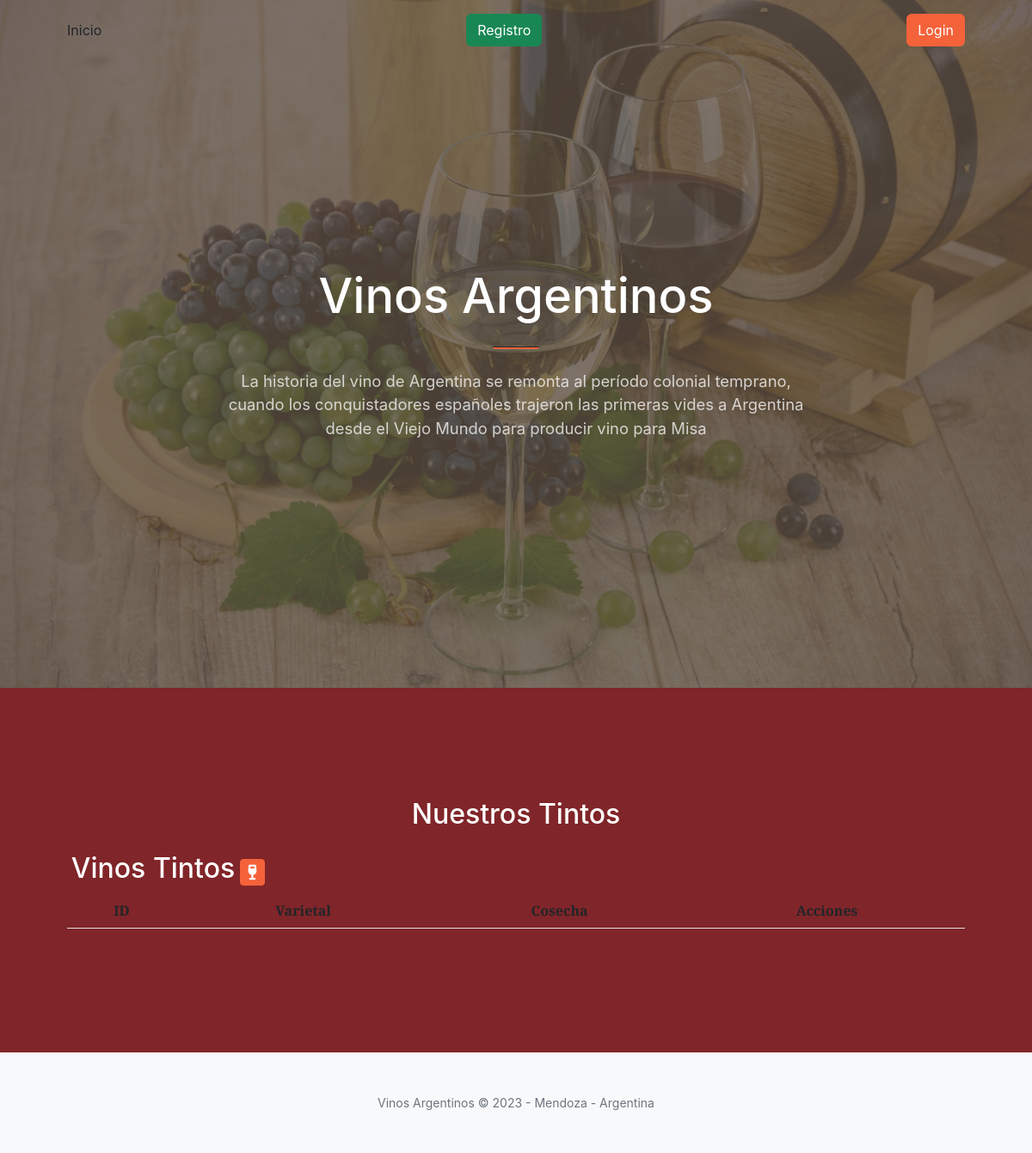
The page /vinos_tintos/ on the database as committed earlier.
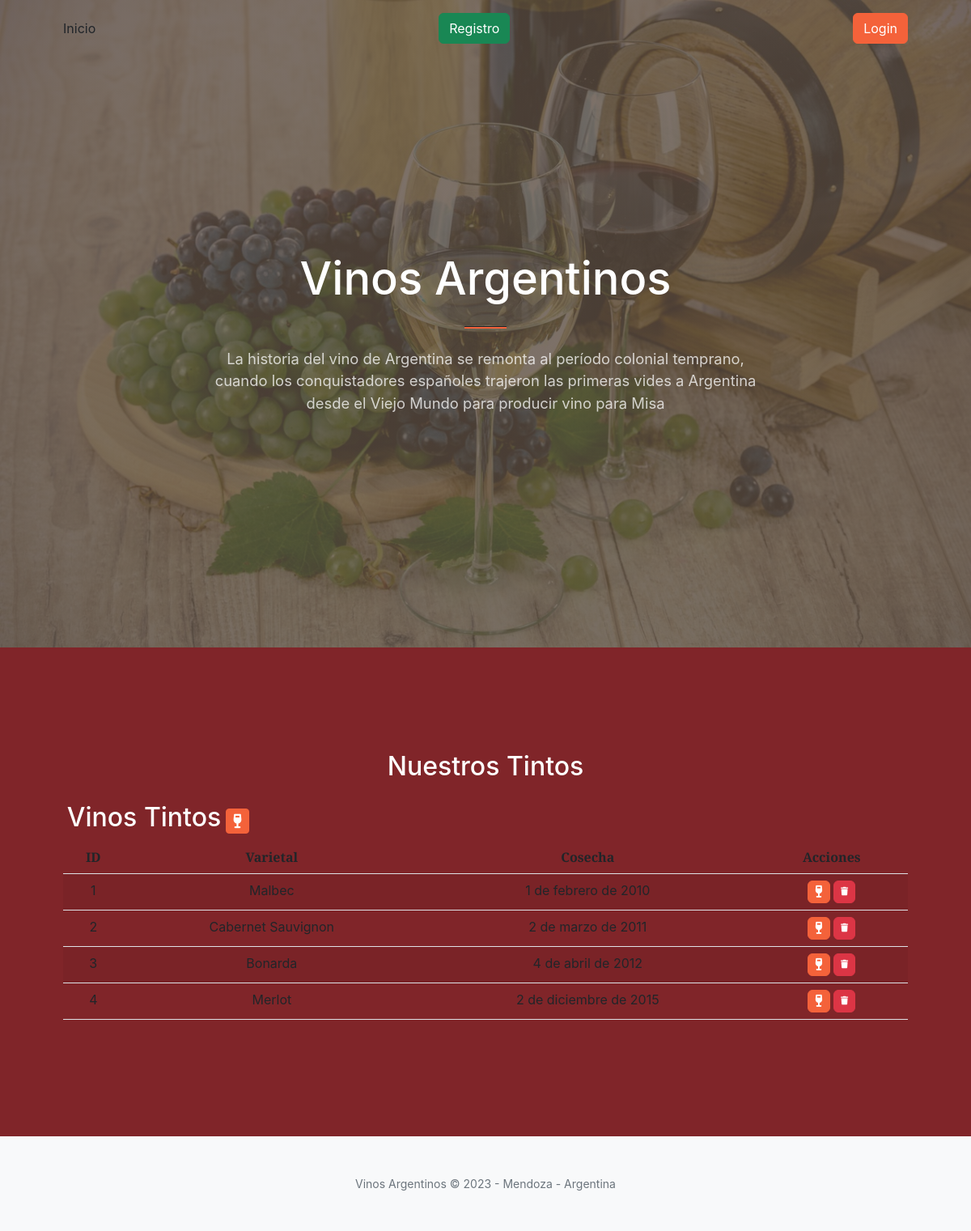
The same page on the database as committed later.
### winesapp/models.py (models this page shows, shortened)
class vinos_tintos(models.Model):
    varietal = models.CharField(max_length=50)
    cosecha = models.DateField()

### winesapp/views.py (the view)
# urls.py: path('vinos_tintos/', vinos_tintosList.as_view(), name="vinos_tintos"),
class vinos_tintosList(ListView):
    model =vinos_tintos

### winesapp/templates/winesapp/vinos_tintos_list.html (shortened to what this page needs)
{% extends 'winesapp/index.html' %}
{% load static  %}
{% block contenido %}
<section class="page-section bg-dark text-white">
    <div class="container px-4 px-lg-5 text-center">
        <h2 class="mb-4">Nuestros Tintos </h2>
       <table>
          <tr>
              <td width="200"><h2>Vinos Tintos</h2></td>
              <td>
                  <a
                  href="{% url 'create_vino_tinto' %}"
                  class="btn btn-primary btn-sm"
                  >
                  </a>
              </td>
          </tr>
        </table>
        <table class="table table-striped">
         <thead>
             <tr>
                 <th>ID</th>
                 <th>Varietal</th>
                 <th>Cosecha</th>
                 <th>Acciones</th>
             </tr>
         </thead>
         <tbody>
         {% for vino_tinto in vinos_tintos_list %}
         <tr>
             <td>{{ vino_tinto.id }}</td>
             <td>{{ vino_tinto.varietal }}</td>
             <td>{{ vino_tinto.cosecha }}</td>
             <td>
                    <a
                    href="#"
                    class="btn btn-primary"
                    style="--bs-btn-padding-y: .25rem; --bs-btn-padding-x: .5rem; --bs-btn-font-size: .75rem;"
                    >
                    </a>
                    <a
                   href="#"
                   class="btn btn-danger"
                   style="--bs-btn-padding-y: .25rem; --bs-btn-padding-x: .5rem; --bs-btn-font-size: .75rem;"
                   >
                 </a>
               </td>
         </tr>
         {% endfor %}
         </tbody>
     </table>
     </div>
 </section>
{% endblock contenido %}

### winesapp/templates/winesapp/index.html (shortened to what this page needs)
<!DOCTYPE html>
<html lang="en">
    <head>
        {% load static %}
        <link href="https://cdn.jsdelivr.net/npm/bootstrap-icons@1.5.0/font/bootstrap-icons.css" rel="stylesheet" />
        <link rel="stylesheet" href="https://cdnjs.cloudflare.com/ajax/libs/font-awesome/6.4.0/css/all.min.css">
        <link href="https://cdnjs.cloudflare.com/ajax/libs/SimpleLightbox/2.1.0/simpleLightbox.min.css" rel="stylesheet" />
        <link href="{% static 'winesapp/css/styles.css' %}" rel="stylesheet" />
    </head>
    <body id="page-top">
        <nav class="navbar navbar-expand-lg navbar-light fixed-top py-3" id="mainNav">
            <div class="container px-4 px-lg-5">
                <a class="nav-link" class="navbar-brand" href="#page-top"> Inicio </a>
                {% if user.is_authenticated %}
                 <button class="navbar-toggler navbar-toggler-right" type="button" data-bs-toggle="collapse" data-bs-target="#navbarResponsive" aria-controls="navbarResponsive" aria-expanded="false" aria-label="Toggle navigation"><span class="navbar-toggler-icon"></span></button>
                <div class="collapse navbar-collapse" id="navbarResponsive">
                    <ul class="navbar-nav ms-auto my-2 my-lg-0">
                        <li class="nav-item"><a class="nav-link" class="navbar-brand" href="{% url 'vinos_tintos' %}"> Tintos </a></li>
                        <li class="nav-item"><a class="nav-link" class="navbar-brand" href="{% url 'vinos_blancos' %}"> Blancos </a></li>
                        <li class="nav-item"><a class="nav-link" class="navbar-brand" href="{% url 'vinos_rosados' %}"> Rosados </a></li>
                        <li class="nav-item"><a class="nav-link" class="navbar-brand" href="{% url 'vinos_espumantes' %}"> Espumantes </a></li>
                        <a class="btn btn-primary" href="{% url 'editar_perfil' %}">Perfil</a>
                        <a class="btn btn-primary" href="{% url 'logout' %}">Logout</a>
                        <p style="color:White">Hola {{user.username}}!</p>
                        <div class="text-center">
                            <img src="{{ request.session.avatar }}" height="40px" weight="40px"/>
                        </div>
                {% else %}
                <a class="btn btn-success" href="{% url 'registro' %}">Registro</a>
                <a class="btn btn-primary" href="{% url 'login' %}">Login</a>
                {% endif %}
                </div>
        </nav>
        <header class="masthead">
            <div class="container px-4 px-lg-5 h-100">
                <div class="row gx-4 gx-lg-5 h-100 align-items-center justify-content-center text-center">
                    <div class="col-lg-8 align-self-end">
                        <h1 class="text-white font-weight-bold">Vinos Argentinos</h1>
                        <hr class="divider" />
                    </div>
                    <div class="col-lg-8 align-self-baseline">
                        <p class="text-white-75 mb-5">
                            La historia del vino de Argentina se remonta al período colonial temprano, cuando los conquistadores españoles trajeron las primeras vides a Argentina desde el Viejo Mundo para producir vino para Misa</p>
                    </div>
                </div>
            </div>
        </header>
        {% block contenido %}
        {% endblock contenido %}
        <footer class="bg-light py-5">
            <div class="container px-4 px-lg-5"><div class="small text-center text-muted">Vinos Argentinos &copy; 2023 - Mendoza - Argentina</div></div>
        </footer>
    </body>
</html>

Rows that differ between the two databases and show on the page:
added vinos_tintos: id "1", varietal "Malbec", cosecha "1 de febrero de 2010"
added vinos_tintos: id "2", varietal "Cabernet Sauvignon", cosecha "2 de marzo de 2011"
added vinos_tintos: id "3", varietal "Bonarda", cosecha "4 de abril de 2012"
added vinos_tintos: id "4", varietal "Merlot", cosecha "2 de diciembre de 2015"
